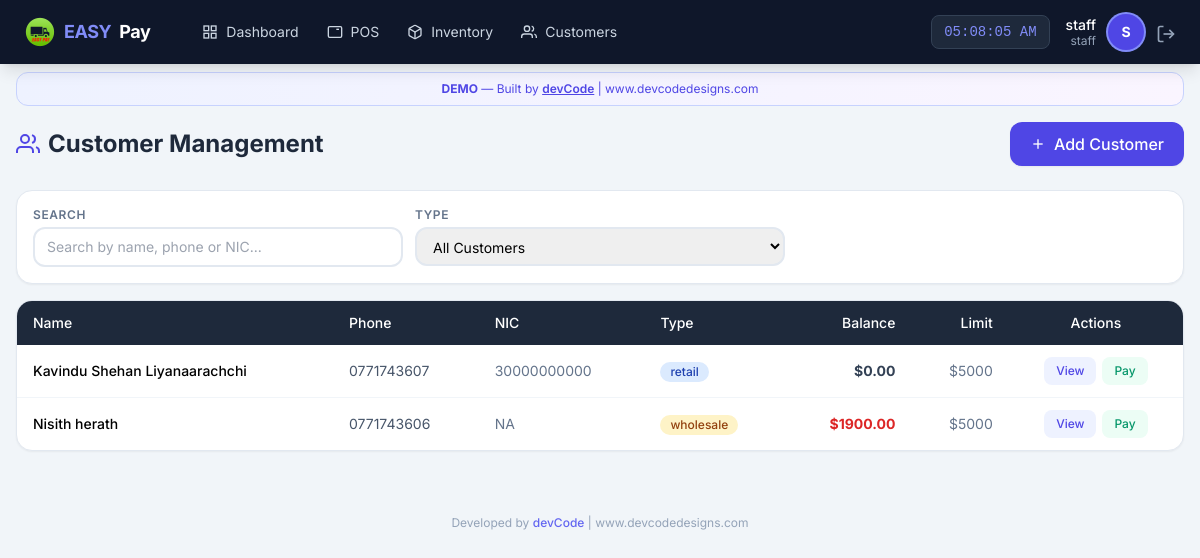
The page /customer/list (signed in) on the database its author committed.
### app/models/user.py (models this page shows, shortened)
class User(UserMixin, db.Model):
    __tablename__ = 'users'
    id = db.Column(db.Integer, primary_key=True)
    username = db.Column(db.String(50), unique=True, nullable=False)
    email = db.Column(db.String(120), unique=True, nullable=False)
    password_hash = db.Column(db.String(255), nullable=False)
    role = db.Column(db.String(20), default='staff')  # owner, manager, staff
    is_active = db.Column(db.Boolean, default=True)
    created_at = db.Column(db.DateTime, default=datetime.utcnow)
    last_login = db.Column(db.DateTime)
    orders = db.relationship('Order', backref='cashier_rel', lazy=True, foreign_keys='Order.user_id')

### app/models/customer.py (models this page shows, shortened)
class Customer(db.Model):
    __tablename__ = 'customers'
    id = db.Column(db.Integer, primary_key=True)
    name = db.Column(db.String(100), nullable=False)
    phone = db.Column(db.String(20), unique=True, nullable=False)
    email = db.Column(db.String(120))
    address = db.Column(db.Text)
    nic = db.Column(db.String(20))  # National ID Card
    customer_type = db.Column(db.String(20), default='retail')
    balance = db.Column(db.Float, default=0.0)
    credit_limit = db.Column(db.Float, default=5000.0)
    total_purchases = db.Column(db.Float, default=0.0)
    total_paid = db.Column(db.Float, default=0.0)
    is_active = db.Column(db.Boolean, default=True)
    notes = db.Column(db.Text)
    created_at = db.Column(db.DateTime, default=datetime.utcnow)
    updated_at = db.Column(db.DateTime, default=datetime.utcnow, onupdate=datetime.utcnow)
    orders = db.relationship('Order', backref='customer_rel', lazy=True)
    payments = db.relationship('Payment', backref='customer_rel', lazy=True)

### app/routes/customer.py (the view)
@customer_bp.route('/list')
@login_required
def list_customers():
    customers = Customer.query.filter_by(is_active=True).order_by(Customer.customer_type, Customer.name).all()
    return render_template('customer/list.html', customers=customers)

### app/models/user.py (called while the page is built)
@login_manager.user_loader
def load_user(user_id):
    return User.query.get(int(user_id))

### app/templates/customer/list.html (shortened to what this page needs)
{% extends "base.html" %}
{% block content %}
<div class="max-w-7xl mx-auto px-4 py-4">
    <div class="flex flex-col sm:flex-row justify-between items-start sm:items-center gap-3 mb-6">
        <h1 class="text-2xl font-bold text-slate-800 flex items-center gap-2">
            <svg class="icon-lg text-indigo-600" viewBox="0 0 24 24" fill="none" stroke="currentColor" stroke-width="2">
                <path d="M17 21v-2a4 4 0 0 0-4-4H5a4 4 0 0 0-4 4v2"></path>
                <circle cx="9" cy="7" r="4"></circle>
                <path d="M23 21v-2a4 4 0 0 0-3-3.87"></path>
                <path d="M16 3.13a4 4 0 0 1 0 7.75"></path>
            </svg>
            Customer Management
        </h1>
        <button onclick="showAddCustomer()" class="bg-indigo-600 text-white px-5 py-2.5 rounded-xl font-medium hover:bg-indigo-700 transition flex items-center gap-2 shadow-sm">
            <svg class="icon-sm" viewBox="0 0 24 24" fill="none" stroke="currentColor" stroke-width="2">
                <line x1="12" y1="5" x2="12" y2="19"></line>
                <line x1="5" y1="12" x2="19" y2="12"></line>
            </svg>
            Add Customer
        </button>
    </div>
    <div class="bg-white rounded-2xl shadow-sm border border-slate-200 p-4 mb-4">
        <div class="grid grid-cols-1 md:grid-cols-3 gap-3">
            <div>
                <label class="block text-xs font-semibold text-slate-500 uppercase tracking-wider mb-1">Search</label>
                <input type="text" id="custSearch" class="w-full border-2 border-slate-200 rounded-xl px-3 py-2 text-sm focus:border-indigo-400 focus:outline-none"
                       placeholder="Search by name, phone or NIC..." onkeyup="filterTable()">
            </div>
            <div>
                <label class="block text-xs font-semibold text-slate-500 uppercase tracking-wider mb-1">Type</label>
                <select id="typeFilter" class="w-full border-2 border-slate-200 rounded-xl px-3 py-2 text-sm focus:border-indigo-400 focus:outline-none" onchange="filterTable()">
                    <option value="all">All Customers</option>
                </select>
            </div>
        </div>
    </div>
    <div class="bg-white rounded-2xl shadow-sm border border-slate-200 overflow-hidden">
        <div class="overflow-x-auto">
            <table class="w-full text-sm" id="custTable">
                <thead>
                    <tr class="bg-slate-800 text-white">
                        <th class="px-4 py-3 text-left font-medium">Name</th>
                        <th class="px-4 py-3 text-left font-medium">Phone</th>
                        <th class="px-4 py-3 text-left font-medium hidden lg:table-cell">NIC</th>
                        <th class="px-4 py-3 text-left font-medium">Type</th>
                        <th class="px-4 py-3 text-right font-medium">Balance</th>
                        <th class="px-4 py-3 text-right font-medium hidden md:table-cell">Limit</th>
                        <th class="px-4 py-3 text-center font-medium">Actions</th>
                    </tr>
                </thead>
                <tbody class="divide-y divide-slate-100">
                    {% for customer in customers %}
                    <tr class="hover:bg-slate-50 transition">
                        <td class="px-4 py-3 font-medium">{{ customer.name }}</td>
                        <td class="px-4 py-3 text-slate-600">{{ customer.phone }}</td>
                        <td class="px-4 py-3 text-slate-500 hidden lg:table-cell">{{ customer.nic or '-' }}</td>
                        <td class="px-4 py-3">
                            <span class="inline-flex items-center px-2.5 py-0.5 rounded-full text-xs font-medium
                                {{ 'bg-amber-100 text-amber-800' if customer.customer_type == 'wholesale' else 'bg-blue-100 text-blue-800' }}">
                                {{ customer.customer_type }}
                            </span>
                        </td>
                        <td class="px-4 py-3 text-right font-bold {{ 'text-red-600' if customer.balance > 0 else 'text-slate-700' }}">
                            ${{ "%.2f"|format(customer.balance) }}
                        </td>
                        <td class="px-4 py-3 text-right text-slate-500 hidden md:table-cell">${{ "%.0f"|format(customer.credit_limit) }}</td>
                        <td class="px-4 py-3">
                            <div class="flex items-center justify-center gap-1.5">
                                <button onclick="viewCustomer({{ customer.id }})"
                                        class="px-3 py-1.5 bg-indigo-50 text-indigo-600 text-xs font-medium rounded-lg hover:bg-indigo-100">
                                    View
                                </button>
                                <button onclick="showPayment({{ customer.id }}, '{{ customer.name }}', {{ customer.balance }})"
                                        class="px-3 py-1.5 bg-emerald-50 text-emerald-600 text-xs font-medium rounded-lg hover:bg-emerald-100">
                                    Pay
                                </button>
                            </div>
                        </td>
                    </tr>
                    {% else %}
                    <tr>
                        <td colspan="7" class="px-4 py-8 text-center text-slate-400">No customers found</td>
                    </tr>
                    {% endfor %}
                </tbody>
            </table>
        </div>
    </div>
</div>
{% endblock %}

### app/templates/base.html (shortened to what this page needs)
<!DOCTYPE html>
<html lang="en">
<head>
    <script src="https://cdn.tailwindcss.com"></script>
</head>
<body class="bg-slate-100 min-h-screen">
    <nav class="bg-slate-900 text-white shadow-lg fixed top-0 left-0 right-0 z-50">
        <div class="flex justify-between items-center px-4 lg:px-6 h-16">
            <div class="flex items-center gap-6">
                <a href="{{ url_for('pos.dashboard') }}" class="flex items-center gap-2 text-lg font-bold tracking-tight">
                    <img src="{{ url_for('static', filename='img/easypay-logo.png') }}"
                        alt="EASY PAY"
                        class="w-8 h-8 object-contain">
                    <span class="text-indigo-400">EASY</span>Pay
                </a>
                {% if current_user.is_authenticated %}
                <div class="hidden lg:flex items-center gap-1 ml-4">
                    <a href="{{ url_for('pos.dashboard') }}" class="nav-link px-3 py-2 text-sm text-slate-300 hover:text-white flex items-center gap-2">
                        <svg class="icon-sm" viewBox="0 0 24 24" fill="none" stroke="currentColor" stroke-width="2">
                            <rect x="3" y="3" width="7" height="7"></rect><rect x="14" y="3" width="7" height="7"></rect>
                            <rect x="14" y="14" width="7" height="7"></rect><rect x="3" y="14" width="7" height="7"></rect>
                        </svg>
                        Dashboard
                    </a>
                    <a href="{{ url_for('pos.terminal') }}" class="nav-link px-3 py-2 text-sm text-slate-300 hover:text-white flex items-center gap-2">
                        <svg class="icon-sm" viewBox="0 0 24 24" fill="none" stroke="currentColor" stroke-width="2">
                            <rect x="2" y="4" width="20" height="16" rx="2"></rect>
                            <line x1="6" y1="8" x2="6" y2="8"></line><line x1="10" y1="8" x2="10" y2="8"></line>
                            <line x1="14" y1="8" x2="18" y2="8"></line>
                        </svg>
                        POS
                    </a>
                    <a href="{{ url_for('inventory.manage') }}" class="nav-link px-3 py-2 text-sm text-slate-300 hover:text-white flex items-center gap-2">
                        Inventory
                    </a>
                    <a href="{{ url_for('customer.list_customers') }}" class="nav-link px-3 py-2 text-sm text-slate-300 hover:text-white flex items-center gap-2">
                        <svg class="icon-sm" viewBox="0 0 24 24" fill="none" stroke="currentColor" stroke-width="2">
                            <path d="M17 21v-2a4 4 0 0 0-4-4H5a4 4 0 0 0-4 4v2"></path>
                            <circle cx="9" cy="7" r="4"></circle>
                            <path d="M23 21v-2a4 4 0 0 0-3-3.87"></path>
                            <path d="M16 3.13a4 4 0 0 1 0 7.75"></path>
                        </svg>
                        Customers
                    </a>
                </div>
                {% endif %}
            </div>
            {% if current_user.is_authenticated %}
            <div class="flex items-center gap-4">
                <span id="liveClock" class="hidden sm:block text-sm font-mono bg-slate-800 px-3 py-1.5 rounded-lg text-indigo-400 border border-slate-700"></span>
                <div class="flex items-center gap-3">
                    <div class="hidden sm:block text-right">
                        <p class="text-sm font-medium leading-tight">{{ current_user.username }}</p>
                        <p class="text-xs text-slate-400 leading-tight">{{ current_user.role }}</p>
                    </div>
                    <div class="w-9 h-9 bg-indigo-600 rounded-full flex items-center justify-center text-sm font-bold ring-2 ring-indigo-400">
                        {{ current_user.username[0]|upper }}
                    </div>
                    <a href="{{ url_for('auth.logout') }}" class="text-slate-400 hover:text-red-400 transition" title="Logout">
                        <svg class="icon" viewBox="0 0 24 24" fill="none" stroke="currentColor" stroke-width="2">
                            <path d="M9 21H5a2 2 0 0 1-2-2V5a2 2 0 0 1 2-2h4"></path>
                            <polyline points="16 17 21 12 16 7"></polyline>
                            <line x1="21" y1="12" x2="9" y2="12"></line>
                        </svg>
                    </a>
                </div>
            </div>
            {% endif %}
        </div>
    </nav>
    <div class="pt-16 pb-20 lg:pb-4">
        <div class="max-w-7xl mx-auto px-4 mt-2">
            <div class="bg-gradient-to-r from-indigo-50 to-purple-50 border border-indigo-200 rounded-xl px-4 py-2 text-center text-xs text-indigo-600">
                <strong>DEMO</strong> — Built by <a href="https://www.devcodedesigns.com" target="_blank" class="underline font-semibold hover:text-indigo-800">devCode</a> | www.devcodedesigns.com
            </div>
        </div>
        {% block content %}{% endblock %}
        <footer class="max-w-7xl mx-auto px-4 py-4 text-center text-xs text-slate-400 mt-8">
            Developed by <a href="https://www.devcodedesigns.com" target="_blank" class="text-indigo-500 hover:text-indigo-700 font-medium">devCode</a> | www.devcodedesigns.com
        </footer>
    </div>
</body>
</html>

### app/templates/base.html (style rules this page uses)
body { font-family: 'Inter', system-ui, sans-serif; }
.nav-link { transition: all 0.2s; }
.icon { width: 20px; height: 20px; display: inline-block; vertical-align: middle; }
.icon-sm { width: 16px; height: 16px; }
.icon-lg { width: 24px; height: 24px; }

### rows shown on the page
User: username "staff", role "staff", username "S"
Customer: name "Kavindu Shehan Liyanaarachchi", phone "0771743607", nic "30000000000", customer_type "retail", balance "0.00", credit_limit "5000"
Customer: name "Nisith herath", phone "0771743606", nic "NA", customer_type "wholesale", balance "1900.00", credit_limit "5000"
